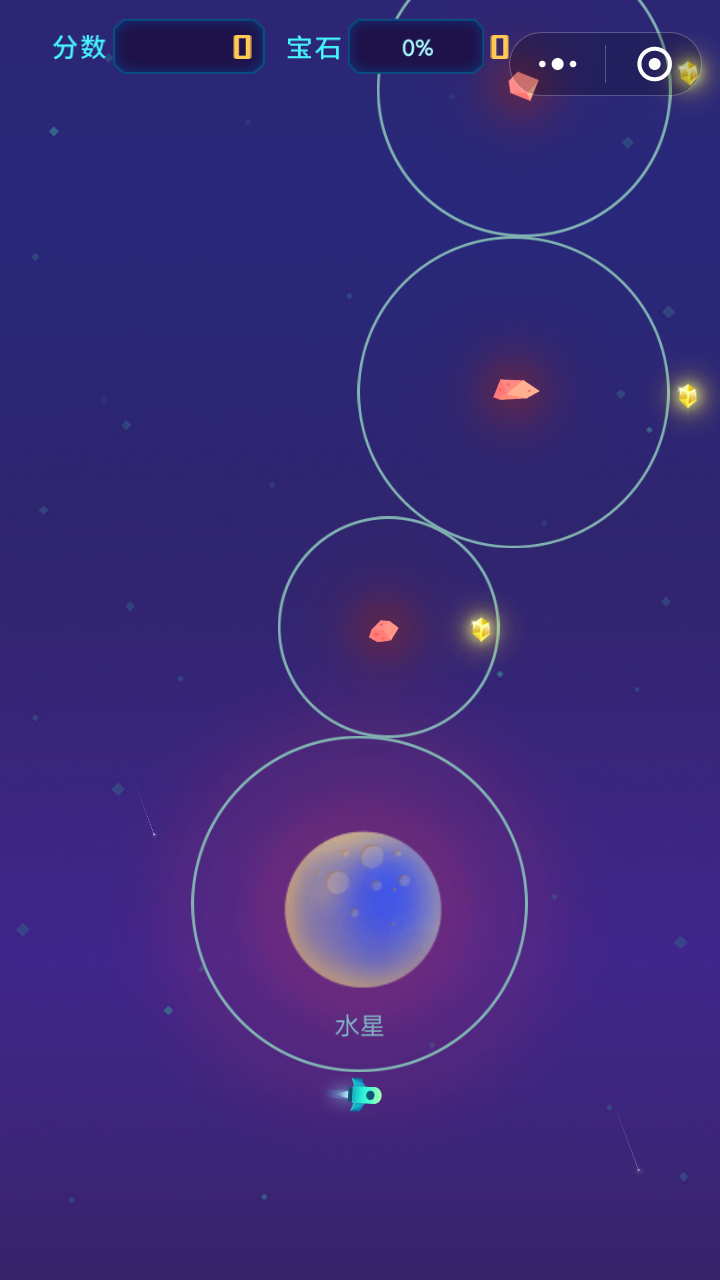
#> input picture 1.png, 720 x 1280 px
$ python -i egine.py   (imports and definitions only)   (Python 2 division)
#> lines starting #> are read from the running program, lines starting #| are printed output that depends on the picture; after the words box and inside, x2 and y2 are one past the last pixel; in counts of white or black regions, pixels touching at a corner belong together
#> further down, picture is the input picture: shape (1280, 720, 3); mean B, G, R 121.1, 42.5, 58.3
import numpy as np
import math
import cv2
import copy
from sklearn.cluster import DBSCAN
def get_plane_loc(img,alph=0.3):
#> called with alph = 0.3
    img_use=copy.deepcopy(img)
    img_ori_hsv = cv2.cvtColor(img_use, cv2.COLOR_BGR2HSV)
#> img_ori_hsv: shape (1280, 720, 3); mean H, S, V 125, 169.7, 121.7
    lower_color = np.array([61, 69, 184])
    upper_color = np.array([114, 255, 255])
    mask = cv2.inRange(img_ori_hsv, lower_color, upper_color)
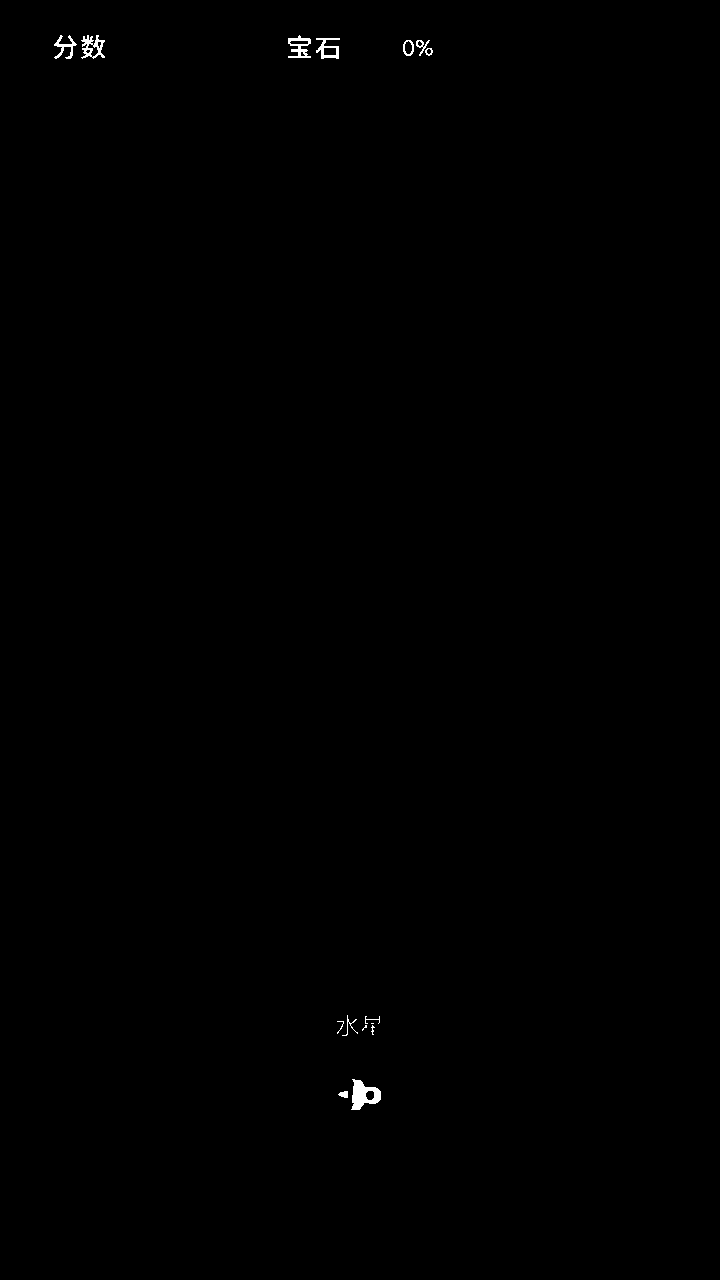
#> mask: shape (1280, 720); 0.2% white; 15 white regions (3 under 20 px), largest, box (x1, y1, x2, y2) and area: (351, 1079, 381, 1110) 523, (81, 35, 105, 59) 283, (288, 35, 311, 58) 257
    cv2.rectangle(mask, (0, 0), (60, 720), 0, -1)
    kernel = np.ones((3, 3), np.uint8)
    mask = cv2.erode(mask, kernel, iterations=1)
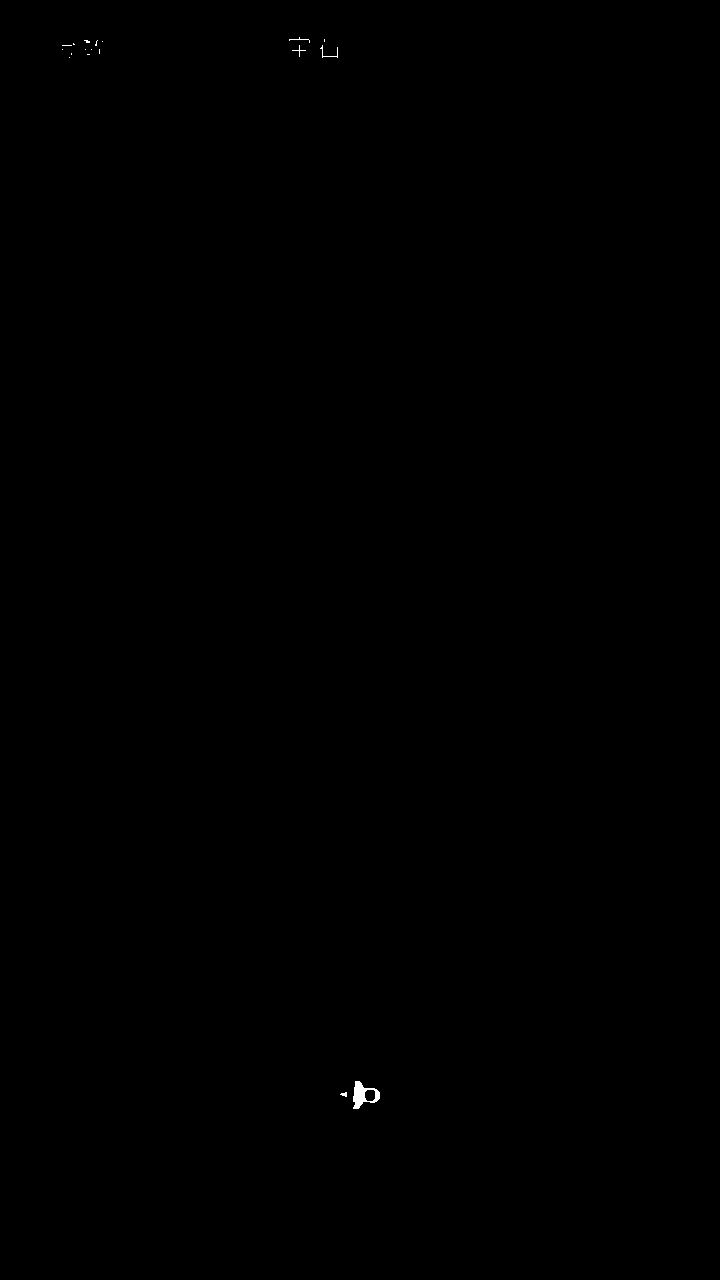
#> mask: shape (1280, 720); 0.06% white; 18 white regions (13 under 20 px), largest, box (x1, y1, x2, y2) and area: (353, 1081, 380, 1109) 359, (320, 45, 338, 58) 41, (289, 37, 310, 43) 26, (292, 45, 306, 57) 25, (340, 1092, 347, 1097) 22
    mask = cv2.dilate(mask, kernel, iterations=1)
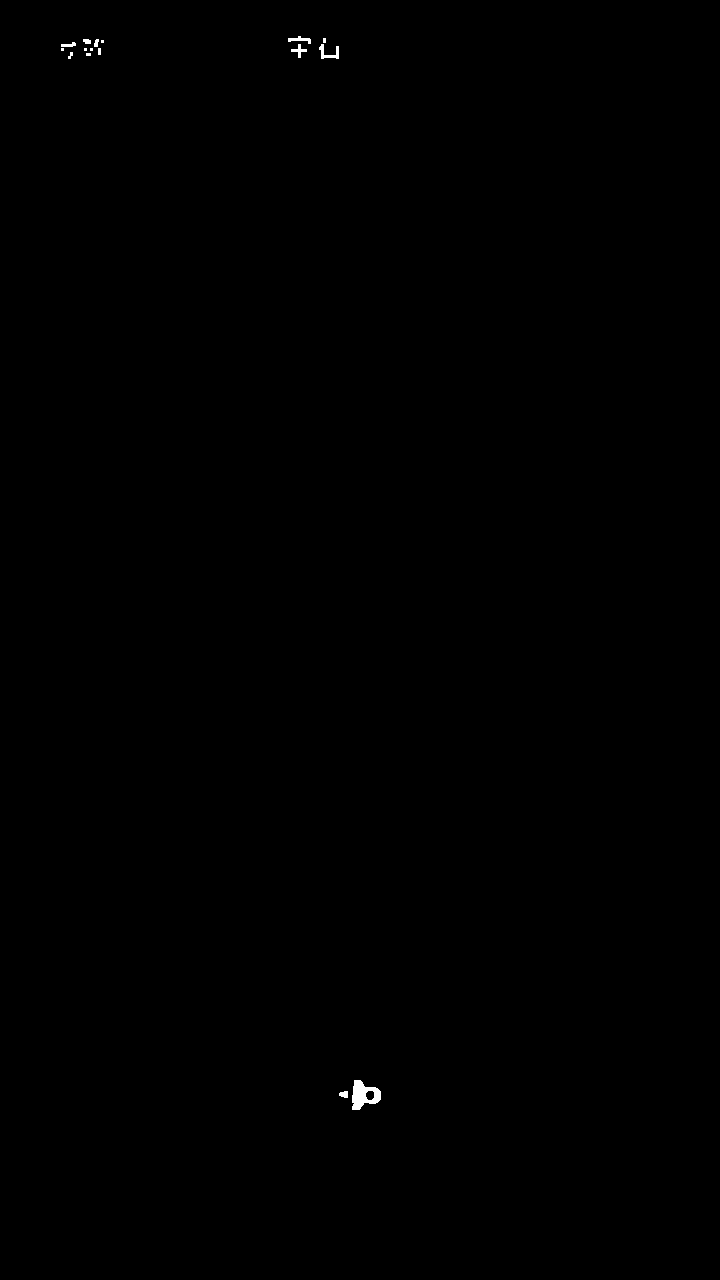
#> mask: shape (1280, 720); 0.12% white; 16 white regions (6 under 20 px)
    contours, hierarchy = cv2.findContours(mask, cv2.RETR_TREE, cv2.CHAIN_APPROX_SIMPLE)
#> contours = 17 contours, 9 with area under 20; largest, box (x1, y1, x2, y2) and area: (352, 1080, 381, 1110) 529, (319, 44, 339, 59) 86, (365, 1090, 375, 1101) 74, (288, 36, 311, 44) 58, (291, 44, 307, 58) 54, (339, 1091, 348, 1098) 37, (61, 42, 76, 47) 32, (83, 39, 91, 44) 23
    contours_use = []
    for cnt in contours:
        M = cv2.moments(cnt)
        cx = int(M['m10'] / M['m00'])
        cy = int(M['m01'] / M['m00'])
        area = cv2.contourArea(cnt)
        perimeter = cv2.arcLength(cnt, True)
        # if (area >= 20 and area <= 50 or area >= 500 and area <= 560 or area >= 60 and area <= 90) \
        #         and (
        #                         perimeter >= 15.8 and perimeter <= 32.7 or perimeter >= 100.2 and perimeter <= 120.3 or perimeter >= 25.4 and perimeter <= 40.4):
        if True:
            contours_use.append([(cx, cy), area, perimeter])
#> this loop made 17 passes
#> (cx, cy, area, perimeter) on passes 1, 2, 3, 10, 11, 12, 15, 17: (343, 1093, 37, 25.66), (364, 1094, 529, 105.9), (369, 1094, 73.5, 31.56), (328, 52, 86.5, 81.9), (298, 50, 54, 53.66), (68, 44, 31.5, 34.24), (86, 40, 23, 20.83), (299, 39, 57.5, 57.07)
#> after the loop, contours_use = 17 items
        # print cx, cy, area, perimeter
    # print len(contours_use)
    contours_use = sorted(contours_use, key=lambda x: x[-2])
    if len(contours_use)<3:
        return False
    # cv2.line(img_ori, contours_use[1][0], contours_use[2][0], (255, 255, 255), 2)
    x=contours_use[1][0][0]+(contours_use[0][0][0]-contours_use[1][0][0])*alph
#> x = 86.8
    y = contours_use[1][0][1]+(contours_use[0][0][1] - contours_use[1][0][1])*alph
#> y = 49
    # print x,y
    return int(round(x)),int(round(y))
# [109 lines left out: functions get_net_loc, decision, not called in this run]
# [38 lines of commented-out code are left out]
# [1 line not run here, left out]
# cv2.destroyAllWindows()

>>> import cv2
>>> picture = cv2.imread('1.png')
>>> result = get_plane_loc(picture)
#> result = (87, 49)

$ run again, on 2.png
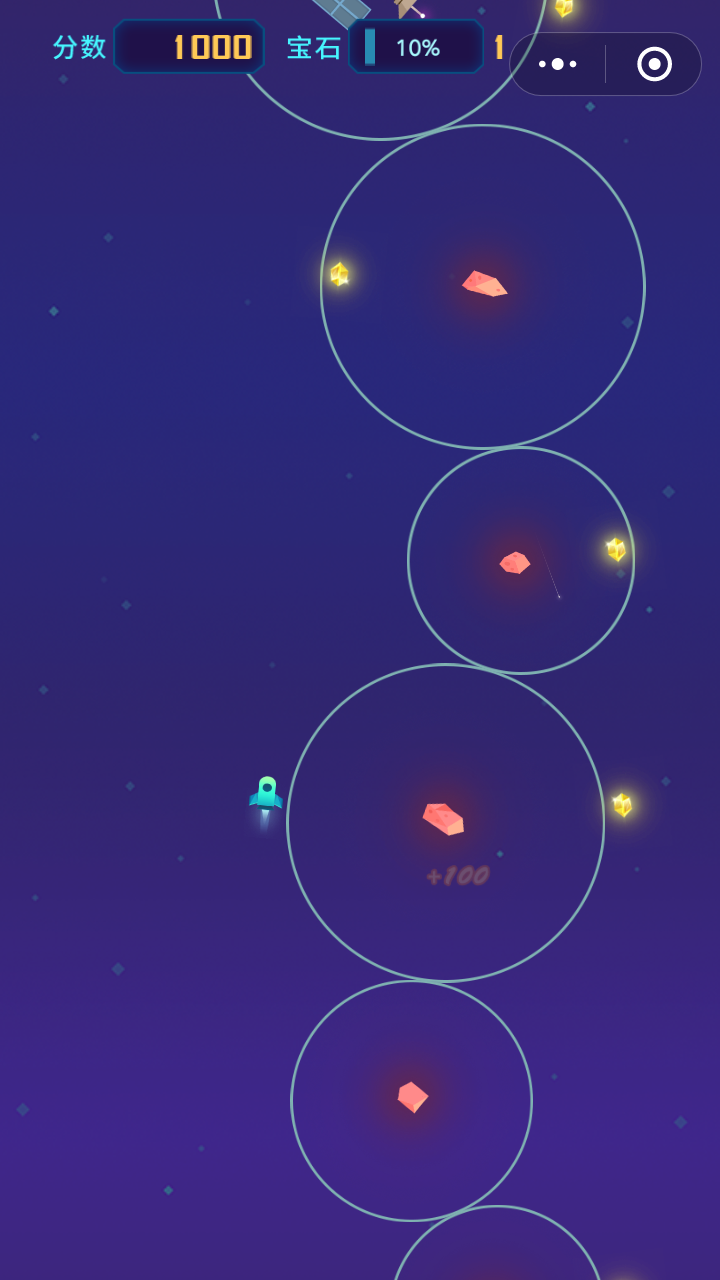
#> input picture 2.png, 720 x 1280 px
#> picture is the input picture: shape (1280, 720, 3); mean B, G, R 120.2, 41.6, 53.3
#> img_ori_hsv: shape (1280, 720, 3); mean H, S, V 123.3, 170.8, 121
#> in get_plane_loc, `mask = cv2.inRange(img_ori_hsv, lower_color, upper_color)`:
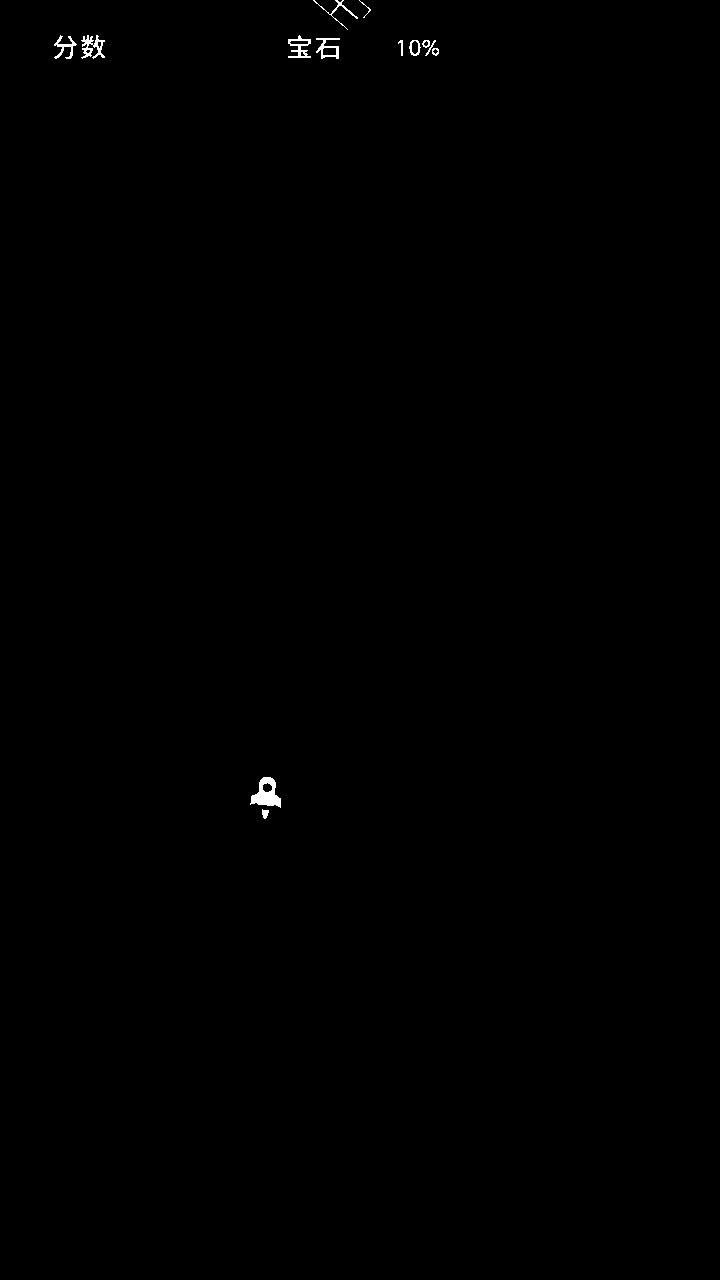
#> mask: shape (1280, 720); 0.2% white; 13 white regions, largest, box (x1, y1, x2, y2) and area: (250, 777, 281, 808) 520, (81, 35, 105, 59) 276, (288, 35, 311, 58) 226
#> contours = 22 contours, 16 with area under 20; largest, box (x1, y1, x2, y2) and area: (251, 777, 281, 807) 530, (262, 782, 273, 793) 74, (262, 810, 269, 818) 34, (61, 42, 76, 47) 32, (298, 44, 301, 58) 26, (336, 46, 339, 59) 24
#> the loop in get_plane_loc, `for cnt in contours:` made 22 passes
#> (cx, cy, area, perimeter) on passes 1, 2, 3, 14: (264, 813, 33.5, 24.24), (266, 793, 529.5, 107.4), (266, 787, 74.5, 32.38), (68, 44, 31.5, 34.24)
#> after the loop in get_plane_loc, `for cnt in contours:`: contours_use = 22 items
#> x = 86.8
#> y = 49
#> result = (87, 49)
